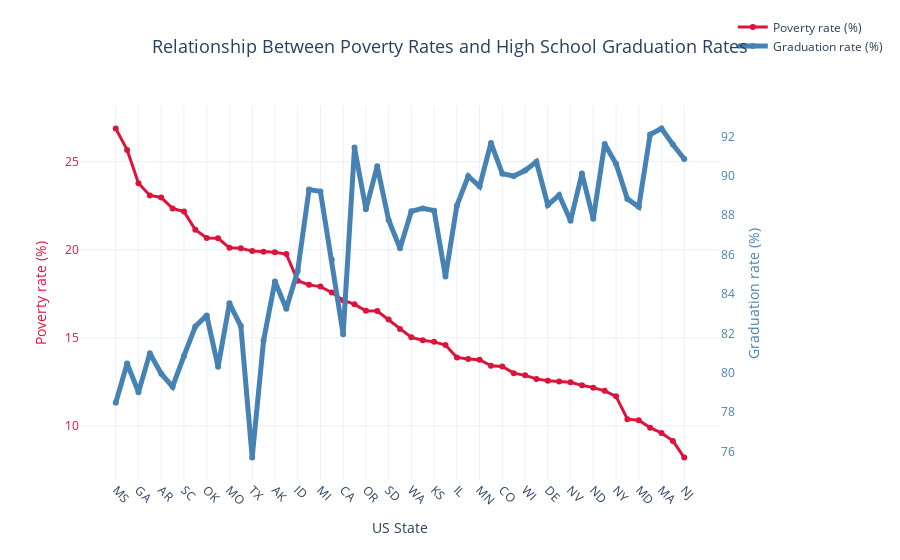

This figure's notebook cell:
### Code cell
fig = go.Figure()

fig.add_trace(
    go.Scatter(
        x=state_poverty_and_graduation['Geographic Area'],
        y=state_poverty_and_graduation['poverty_rate'],
        name='Poverty rate (%)',
        mode='lines+markers',
        line=dict(color='crimson', width=3),
        hovertemplate=(
            '<b>State: %{x}</b><br>'
            '<b>Poverty rate: %{y:.1f}%</br><br>'
            '<extra></extra>'
        ),
        yaxis='y1'
    )
)

fig.add_trace(
    go.Scatter(
        x=state_poverty_and_graduation['Geographic Area'],
        y=state_poverty_and_graduation['graduation_rate'],
        name='Graduation rate (%)',
        mode='lines+markers',
        line=dict(color='steelblue', width=5), 
        hovertemplate=(
            '<b>State: %{x}</b><br>'
            '<b>Graduation rate: %{y:.1f}%</b><br>'
            '<extra></extra>'
        ),
        yaxis='y2'
    )
)

fig.update_layout(
    title=dict(
        text='Relationship Between Poverty Rates and High School Graduation Rates',
        x=0.5,
        font=dict(size=18)
    ),
    xaxis=dict(
        title='US State',
        tickangle=45
    ),
    yaxis=dict(
        title='Poverty rate (%)',
        color='crimson',
        showgrid=True
        
    ),
    yaxis2=dict(
        title='Graduation rate (%)',
        overlaying='y',
        side='right',
        color='steelblue',
        showgrid=False
    ),
    legend=dict(
        orientation='v',
        y=1.25
    ),
    template='plotly_white',
)

### Figure 1 — Plotly figure (JSON) as saved in the notebook; plotly's stock layout.template omitted (floating-point values rounded to 4 significant figures)
{"data": [{"hovertemplate": "<b>State: %{x}</b><br><b>Poverty rate: %{y:.1f}%</br><br><extra></extra>", "line": {"color": "crimson", "width": 3}, "mode": "lines+markers", "name": "Poverty rate (%)", "type": "scatter", "x": ["MS", "AZ", "GA", "NM", "AR", "LA", "SC", "WV", "OK", "AL", "MO", "KY", "TX", "TN", "AK", "NC", "ID", "DC", "MI", "FL", "CA", "ME", "OR", "MT", "SD", "IN", "WA", "OH", "KS", "VA", "IL", "VT", "MN", "HI", "CO", "NE", "WI", "NH", "DE", "PA", "NV", "IA", "ND", "UT", "NY", "RI", "MD", "WY", "MA", "CT", "NJ"], "y": [26.88, 25.67, 23.78, 23.08, 22.96, 22.34, 22.16, 21.13, 20.66, 20.65, 20.11, 20.08, 19.92, 19.89, 19.85, 19.75, 18.24, 18.0, 17.9, 17.57, 17.12, 16.89, 16.52, 16.51, 16.03, 15.5, 15.02, 14.85, 14.76, 14.59, 13.88, 13.79, 13.75, 13.4, 13.36, 12.98, 12.86, 12.66, 12.56, 12.52, 12.47, 12.29, 12.16, 11.98, 11.67, 10.37, 10.31, 9.888, 9.585, 9.137, 8.191], "yaxis": "y"}, {"hovertemplate": "<b>State: %{x}</b><br><b>Graduation rate: %{y:.1f}%</b><br><extra></extra>", "line": {"color": "steelblue", "width": 5}, "mode": "lines+markers", "name": "Graduation rate (%)", "type": "scatter", "x": ["MS", "AZ", "GA", "NM", "AR", "LA", "SC", "WV", "OK", "AL", "MO", "KY", "TX", "TN", "AK", "NC", "ID", "DC", "MI", "FL", "CA", "ME", "OR", "MT", "SD", "IN", "WA", "OH", "KS", "VA", "IL", "VT", "MN", "HI", "CO", "NE", "WI", "NH", "DE", "PA", "NV", "IA", "ND", "UT", "NY", "RI", "MD", "WY", "MA", "CT", "NJ"], "y": [78.47, 80.47, 79.01, 80.98, 79.95, 79.29, 80.85, 82.35, 82.91, 80.3, 83.52, 82.37, 75.69, 81.63, 84.63, 83.25, 85.17, 89.3, 89.21, 85.74, 81.96, 91.43, 88.3, 90.49, 87.75, 86.32, 88.2, 88.34, 88.23, 84.88, 88.48, 89.98, 89.47, 91.67, 90.11, 89.99, 90.26, 90.71, 88.52, 89.02, 87.72, 90.11, 87.82, 91.62, 90.61, 88.82, 88.42, 92.1, 92.4, 91.59, 90.85], "yaxis": "y2"}], "layout": {"legend": {"orientation": "v", "y": 1.25}, "title": {"font": {"size": 18}, "text": "Relationship Between Poverty Rates and High School Graduation Rates", "x": 0.5}, "xaxis": {"tickangle": 45, "title": {"text": "US State"}}, "yaxis": {"color": "crimson", "showgrid": true, "title": {"text": "Poverty rate (%)"}}, "yaxis2": {"color": "steelblue", "overlaying": "y", "showgrid": false, "side": "right", "title": {"text": "Graduation rate (%)"}}}}
